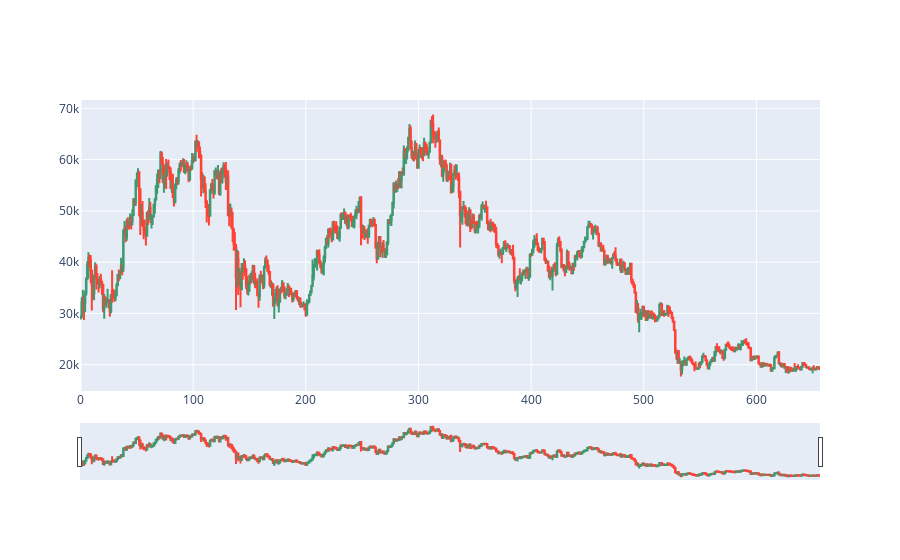

Write notebook code for a chart like this one.
### Code cell
fig = go.Figure()# Candlestick chart
fig.add_trace(go.Candlestick(x=btc_data.index,
                open=btc_data['Open'],
                high=btc_data['High'],
                low=btc_data['Low'],
                close=btc_data['Price'],
                name = 'Bitcoin Data'))

### Figure 1 — Plotly figure (JSON) as saved in the notebook; plotly's stock layout.template omitted (floating-point values rounded to 4 significant figures; data arrays with more than 128 entries replaced by an {"elided": "..."} marker saying what was removed)
{"data": [{"close": {"elided": "657 float values"}, "high": {"elided": "657 float values"}, "low": {"elided": "657 float values"}, "name": "Bitcoin Data", "open": {"elided": "657 float values"}, "x": {"elided": "657 int values"}, "type": "candlestick"}], "layout": {}}
